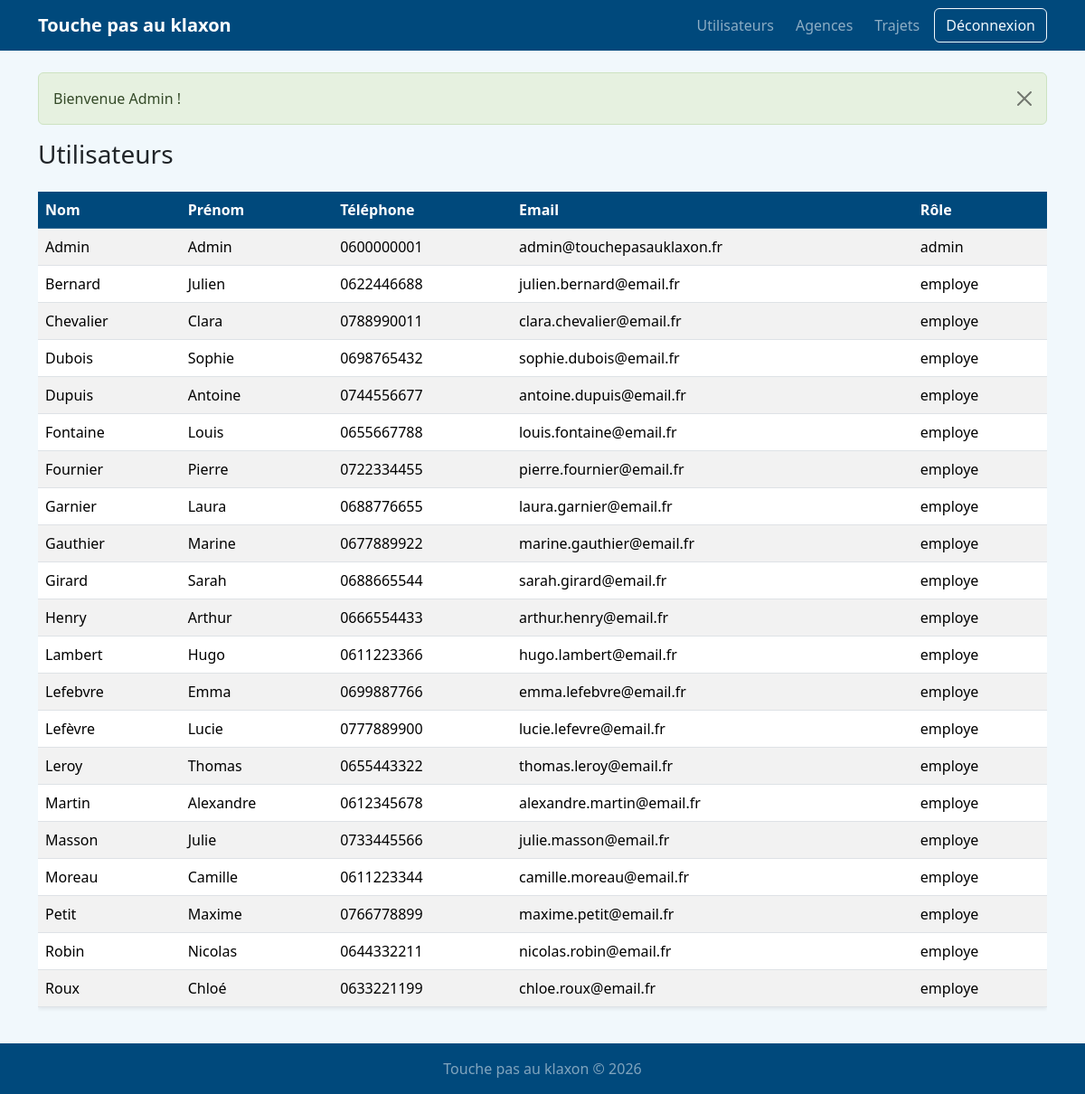
Screenshot of /admin/utilisateurs (signed in) with the database file from the repository.
### tables this page shows
CREATE TABLE utilisateur (
  id           INT UNSIGNED NOT NULL AUTO_INCREMENT,
  nom          VARCHAR(100) NOT NULL,
  prenom       VARCHAR(100) NOT NULL,
  telephone    VARCHAR(20)  NOT NULL,
  email        VARCHAR(190) NOT NULL,
  mot_de_passe VARCHAR(255) NOT NULL,
  role         ENUM('employe','admin') NOT NULL DEFAULT 'employe',
  PRIMARY KEY (id),
  UNIQUE KEY uq_utilisateur_email (email)
);

### src/Core/View.php (called while the page is built, shortened)
<?php
final class View
{
    public static function render(string $template, array $data = []): void
    {
        extract($data, EXTR_SKIP);
        require dirname(__DIR__, 2) . '/templates/' . $template . '.php';
        require dirname(__DIR__, 2) . '/templates/layout.php';
    }
}

### src/Controller/AdminController.php (called while the page is built, shortened)
<?php
final class AdminController extends Controller
{
    public function utilisateurs(): void
    {
        View::render('admin/utilisateurs', ['utilisateurs' => (new UserModel())->all()]);
    }
}

### public/index.php (called while the page is built, shortened)
<?php
require_once ROOT . '/src/Core/helpers.php';
$router = new Router();
$router->get('/', [TrajetController::class, 'index']);
$router->get('/connexion', [AuthController::class, 'loginForm']);
$router->post('/connexion', [AuthController::class, 'login']);
$router->post('/deconnexion', [AuthController::class, 'logout']);
$router->get('/trajets/creer', [TrajetController::class, 'creerForm']);
$router->post('/trajets/creer', [TrajetController::class, 'creer']);
$router->get('/trajets/{id}/modifier', [TrajetController::class, 'modifierForm']);
$router->post('/trajets/{id}/modifier', [TrajetController::class, 'modifier']);
$router->post('/trajets/{id}/supprimer', [TrajetController::class, 'supprimer']);
$router->get('/admin', [AdminController::class, 'tableau']);
$router->get('/admin/utilisateurs', [AdminController::class, 'utilisateurs']);
$router->get('/admin/agences', [AdminController::class, 'agences']);
$router->post('/admin/agences', [AdminController::class, 'agenceCreer']);
$router->post('/admin/agences/{id}/modifier', [AdminController::class, 'agenceModifier']);
$router->post('/admin/agences/{id}/supprimer', [AdminController::class, 'agenceSupprimer']);
$router->get('/admin/trajets', [AdminController::class, 'trajets']);
$router->post('/admin/trajets/{id}/supprimer', [AdminController::class, 'trajetSupprimer']);
$router->dispatch($_SERVER['REQUEST_METHOD'], $_SERVER['REQUEST_URI']);

### src/Model/UserModel.php (called while the page is built, shortened)
<?php
final class UserModel
{
    public function all(): array
    {
        return Database::getConnection()
            ->query('SELECT id, nom, prenom, telephone, email, role FROM utilisateur ORDER BY nom, prenom')
            ->fetchAll();
    }
}

### src/Core/helpers.php (called while the page is built, shortened)
<?php
if (!function_exists('e')) {
    function e(mixed $value): string
    {
        return htmlspecialchars((string) $value, ENT_QUOTES | ENT_SUBSTITUTE, 'UTF-8');
    }
}

### templates/admin/utilisateurs.php (the view)
<h1 class="h3 mb-4">Utilisateurs</h1>
<div class="table-responsive">
<table class="table table-striped bg-white shadow-sm">
  <thead class="table-dark"><tr><th>Nom</th><th>Prénom</th><th>Téléphone</th><th>Email</th><th>Rôle</th></tr></thead>
  <tbody>
  <?php foreach ($utilisateurs as $u): ?>
    <tr><td><?= e($u['nom']) ?></td><td><?= e($u['prenom']) ?></td><td><?= e($u['telephone']) ?></td><td><?= e($u['email']) ?></td><td><?= e($u['role']) ?></td></tr>
  <?php endforeach; ?>
  </tbody>
</table>
</div>

### src/Core/Router.php (shortened to what this page needs)
<?php
final class Router
{
    private array $routes = [];
    public function get(string $path, array $handler): void
    {
        $this->routes['GET'][$path] = $handler;
    }
    public function post(string $path, array $handler): void
    {
        $this->routes['POST'][$path] = $handler;
    }
    public function dispatch(string $method, string $uri): void
    {
        $path = rtrim((string) parse_url($uri, PHP_URL_PATH), '/');
        $path = $path === '' ? '/' : $path;
        foreach ($this->routes[$method] ?? [] as $pattern => [$class, $action]) {
            $regex = '#^' . preg_replace('#\{(\w+)\}#', '(?P<$1>[^/]+)', $pattern) . '$#';
            if (preg_match($regex, $path, $matches) === 1) {
                $params = array_values(array_filter($matches, 'is_string', ARRAY_FILTER_USE_KEY));
                (new $class())->$action(...$params);
                return;
            }
        }
    }
}

### rows the page displays
utilisateur: nom "Admin", prenom "Admin", telephone "0600000001", email "admin@touchepasauklaxon.fr", role "admin"
utilisateur: nom "Bernard", prenom "Julien", telephone "0622446688", email "julien.bernard@email.fr", role "employe"
utilisateur: nom "Chevalier", prenom "Clara", telephone "0788990011", email "clara.chevalier@email.fr", role "employe"
utilisateur: nom "Dubois", prenom "Sophie", telephone "0698765432", email "sophie.dubois@email.fr", role "employe"
utilisateur: nom "Dupuis", prenom "Antoine", telephone "0744556677", email "antoine.dupuis@email.fr", role "employe"
utilisateur: nom "Fontaine", prenom "Louis", telephone "0655667788", email "louis.fontaine@email.fr", role "employe"
utilisateur: nom "Fournier", prenom "Pierre", telephone "0722334455", email "pierre.fournier@email.fr", role "employe"
utilisateur: nom "Garnier", prenom "Laura", telephone "0688776655", email "laura.garnier@email.fr", role "employe"
utilisateur: nom "Gauthier", prenom "Marine", telephone "0677889922", email "marine.gauthier@email.fr", role "employe"
utilisateur: nom "Girard", prenom "Sarah", telephone "0688665544", email "sarah.girard@email.fr", role "employe"
utilisateur: nom "Henry", prenom "Arthur", telephone "0666554433", email "arthur.henry@email.fr", role "employe"
utilisateur: nom "Lambert", prenom "Hugo", telephone "0611223366", email "hugo.lambert@email.fr", role "employe"
utilisateur: nom "Lefebvre", prenom "Emma", telephone "0699887766", email "emma.lefebvre@email.fr", role "employe"
utilisateur: nom "Lefèvre", prenom "Lucie", telephone "0777889900", email "lucie.lefevre@email.fr", role "employe"
utilisateur: nom "Leroy", prenom "Thomas", telephone "0655443322", email "thomas.leroy@email.fr", role "employe"
utilisateur: nom "Martin", prenom "Alexandre", telephone "0612345678", email "alexandre.martin@email.fr", role "employe"
utilisateur: nom "Masson", prenom "Julie", telephone "0733445566", email "julie.masson@email.fr", role "employe"
utilisateur: nom "Moreau", prenom "Camille", telephone "0611223344", email "camille.moreau@email.fr", role "employe"
utilisateur: nom "Petit", prenom "Maxime", telephone "0766778899", email "maxime.petit@email.fr", role "employe"
utilisateur: nom "Robin", prenom "Nicolas", telephone "0644332211", email "nicolas.robin@email.fr", role "employe"
utilisateur: nom "Roux", prenom "Chloé", telephone "0633221199", email "chloe.roux@email.fr", role "employe"

### other values shown
$f['message'] "Bienvenue Admin !"
